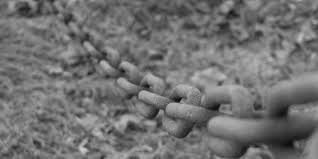
#> input picture Assignment 3/5.jpg, 318 x 159 px
$ python assignment3.py
#> lines starting #> are read from the running program, lines starting #| are printed output that depends on the picture; after the words box and inside, x2 and y2 are one past the last pixel; in counts of white or black regions, pixels touching at a corner belong together; long printed decimals are rounded
import numpy as np
from matplotlib import pyplot as plt
from PIL import Image

img = Image.open("5.jpg")
#> img is the input picture: PIL image 318x159 RGB; min 8, max 208, mean 113.4
img = img.convert('L')
#> img: PIL image 318x159 L

#image_array = np.array(img)
#value, counts = np.unique(image_array, return_counts=True)
#print("from np:", counts)

def CalculateHistogram(img):
    histogram_values = []
    histogram_counts = []
    count = 0

    for pixel in img.getdata():
        if pixel not in histogram_values:
            histogram_values.append(pixel)
    histogram_values.sort()

    for value in histogram_values:
        for i in range(0, img.size[0]): #loop over columns(width)
            for j in range(0, img.size[1]): #loop over rows(height)
                v = img.getpixel((i,j))
                if value == v:
                    count += 1
                else:
                    continue
        histogram_counts.append(count)
        count = 0

    return histogram_counts

def CalculateCumulativeHistogram(histogram_counts):
    cumulative_sum = 0
    cumulative_histogram = []

    for value in histogram_counts:
        cumulative_sum += value
        cumulative_histogram.append(cumulative_sum)

    return cumulative_histogram

def CalculateEqualizedHistogram(cumulative_histogram):
    n = img.size[1]
    m = img.size[0]
    new_values = []
    new = 0

    for value in cumulative_histogram:
        new = abs(round((255 / (n*m)-cumulative_histogram[0]) * (value - cumulative_histogram[0])))
        new_values.append(new)

    return new_values

def CalculateEqualizedImage(img, new_values):
    result = np.empty((img.size[1], img.size[0]), dtype=np.int64)
    #result = img.copy()
    histogram_values = []

    for pixel in img.getdata():
        if pixel not in histogram_values:
            histogram_values.append(pixel)
    histogram_values.sort()

    k = 0
    for value in histogram_values:
        for i in range(0, img.size[0]):
            for j in range(0, img.size[1]):
                v = img.getpixel((i,j))
                if value == v:
                    result[j,i] = new_values[k]
        k += 1

    return result

def SegmentOptimalThresholding(img):
    result = img.copy()
    thresh = 0
    new_thresh = 0
    b_p = []
    f_p = []
    m_f = 0
    k = 0
    if type(img).__module__ == Image.__name__:
        while True:
            if k == 0:
                top_left = img.getpixel((0,0))
                top_right = img.getpixel((img.size[0]-1, 0))
                bottom_left = img.getpixel((0 ,img.size[1]-1))
                bottom_right = img.getpixel((img.size[0]-1, img.size[1]-1))
                m_b = (top_left + bottom_left + top_right + bottom_right) / 4
                for i in range(0, img.size[0]): #loop over columns(width)
                        for j in range(0, img.size[1]): #loop over rows(height)
                            v = img.getpixel((i,j))
                            if v == top_left or v == top_right or v == bottom_left or v == bottom_right:
                                result.putpixel((i,j), 0)
                                continue
                            else:
                                result.putpixel((i,j), 1)
                                f_p.append(v)

                m_f = sum(f_p)/len(f_p)
                thresh = (m_f + m_b)/2
                f_p = []
                k+=1

            else:
                for i in range(0, img.size[0]): #loop over columns(width)
                    for j in range(0, img.size[1]): #loop over rows(height)
                        v = img.getpixel((i,j))
                        if v < thresh:
                            result.putpixel((i,j), 0)
                            b_p.append(v)
                        else:
                            result.putpixel((i,j), 1)
                            f_p.append(v)

                m_b = sum(b_p)/len(b_p)
                m_f = sum(f_p)/len(f_p)
                new_thresh = (m_b + m_f)/2
                if new_thresh == thresh:
                    break
                else:
                    thresh = new_thresh
                    b_p = []
                    f_p = []
                    k+=1
    else:
        while True:
            if k == 0:
                top_left = img[0,0]
                top_right = img[img.shape[0]-1, 0]
                bottom_left = img[0 ,img.shape[1]-1]
                bottom_right = img[img.shape[0]-1, img.shape[1]-1]
                m_b = (top_left + bottom_left + top_right + bottom_right) / 4
                #print(top_left,top_right,bottom_left,bottom_right)
                for i in range(0, img.shape[0]):
                        for j in range(0, img.shape[1]):
                            v = img[i,j]
                            if v == top_left or v == top_right or v == bottom_left or v == bottom_right:
                                result[i,j] = 0
                                continue
                            else:
                                result[i,j] = 1
                                f_p.append(v)
                #print(m_f,m_b)
                #print(len(f_p),len(b_p))
                m_f = sum(f_p)/len(f_p)
                thresh = (m_f + m_b)/2
                f_p = []
                k+=1
            else:
                for i in range(0, img.shape[0]):
                    for j in range(0, img.shape[1]):
                        v = img[i,j]
                        if v < thresh:
                            result[i,j] = 0
                            b_p.append(v)
                        else:
                            result[i,j] = 1
                            f_p.append(v)

                print(m_f,m_b)
                print(len(f_p),len(b_p))
                m_b = sum(b_p)/len(b_p)
                m_f = abs(sum(f_p)/len(f_p))
                new_thresh = (m_b + m_f)/2
                if new_thresh == thresh:
                    break
                else:
                    thresh = new_thresh
                    b_p = []
                    f_p = []
                    k+=1

    return result


segmented_img = SegmentOptimalThresholding(img)
#> the loop in SegmentOptimalThresholding, `while True:` made 7 passes
#> (top_left, top_right, bottom_left, bottom_right, m_b, thresh) on pass 1: (102, 137, 88, 140, 116.8, 115)
#> after the loop in SegmentOptimalThresholding, `while True:`:
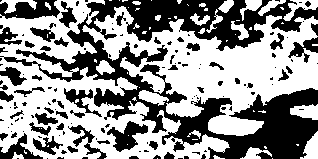
#> result: PIL image 318x159 L; values 0 (black) and 1 (white), 56.9% white; 140 black regions (88 under 20 px), largest, box (x1, y1, x2, y2) and area: (0, 0, 318, 159) 15525, (0, 0, 60, 19) 751, (107, 121, 148, 152) 594
#> after the loop in SegmentOptimalThresholding, `while True:`: k = 6
count = CalculateHistogram(img)
#> the loop in CalculateHistogram, `for pixel in img.getdata():` made 50562 passes
#> pixel on passes 1 to 3: 102, 107, 113
#> after the loop in CalculateHistogram, `for pixel in img.getdata():`: histogram_values = 193 values, max 208 at index 189, min 8 at index 178, mean 106.1
#> the loop in CalculateHistogram, `for value in histogram_values:` made 193 passes
#> value on passes 1 to 3: 8, 11, 12
#> after the loop in CalculateHistogram, `for value in histogram_values:`: histogram_counts = 193 values, max 786 at index 109, min 1 at index 0, mean 262
#> count has the same summary as histogram_counts in CalculateHistogram
cumulative = CalculateCumulativeHistogram(count)
#> the loop in CalculateCumulativeHistogram, `for value in histogram_counts:` made 193 passes
#> (value, cumulative_sum) on passes 4 to 6: (2, 8), (7, 15), (2, 17)
#> after the loop in CalculateCumulativeHistogram, `for value in histogram_counts:`: cumulative_histogram = 193 values from 1 to 50562; cumulative_sum = 50562
#> cumulative = 193 values from 1 to 50562
new_values = CalculateEqualizedHistogram(cumulative)
#> the loop in CalculateEqualizedHistogram, `for value in cumulative_histogram:` made 193 passes
#> (value, new) on passes 2 to 4: (3, 2), (6, 5), (8, 7)
#> after the loop in CalculateEqualizedHistogram, `for value in cumulative_histogram:`: new_values = 193 values from 0 to 50306
#> new_values = 193 values from 0 to 50306
equalized_img = CalculateEqualizedImage(img, new_values)
#> the loop in CalculateEqualizedImage, `for pixel in img.getdata():` made 50562 passes
#> the loop in CalculateEqualizedImage, `for value in histogram_values:` made 193 passes
#> after the loop in CalculateEqualizedImage, `for value in histogram_values:`:
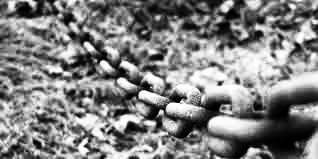
#> result: shape (159, 318) int64; min 0, max 50306, mean 25411.6; drawn with min black and max white
#> after the loop in CalculateEqualizedImage, `for value in histogram_values:`: k = 193

norm = np.linalg.norm(equalized_img)
#> norm = 6583392.3
equalized_img1 = equalized_img/norm
segmented_img1 = SegmentOptimalThresholding(equalized_img1)
#> the loop in SegmentOptimalThresholding (call 2), `while True:` made 4 passes
#> (top_left, top_right, bottom_left, bottom_right, m_b, thresh) on pass 1: (0.00248, 0.00137, 0.00617, 0.00641, 0.00411, 0.00398)
#| 0.003847 0.004111
#> after the loop in SegmentOptimalThresholding (call 2), `while True:`:
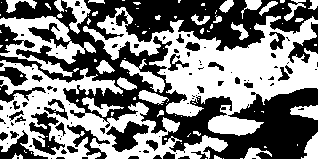
#> result: shape (159, 318) float64; values 0 (black) and 1 (white), 49.8% white; 91 white regions (60 under 20 px), largest, box (x1, y1, x2, y2) and area: (83, 7, 318, 136) 11021, (0, 60, 228, 159) 7958, (0, 16, 96, 77) 2214
#> after the loop in SegmentOptimalThresholding (call 2), `while True:`: k = 3

#original image
plt.subplot(2,2,1)
plt.imshow(img, cmap = 'gray')
plt.title('Original Image')
#segmentation of original image
plt.subplot(2,2,2)
plt.imshow(segmented_img, cmap = 'gray')
plt.title('Segmenting Original Image')
#Equalized image
plt.subplot(2,2,3)
plt.imshow(equalized_img, cmap = 'gray')
plt.title('Equalized Image')
#segmentation of equalized image
plt.subplot(2,2,4)
plt.imshow(segmented_img1, cmap = 'gray')
plt.title('Segmented Equalized Image')
plt.show()
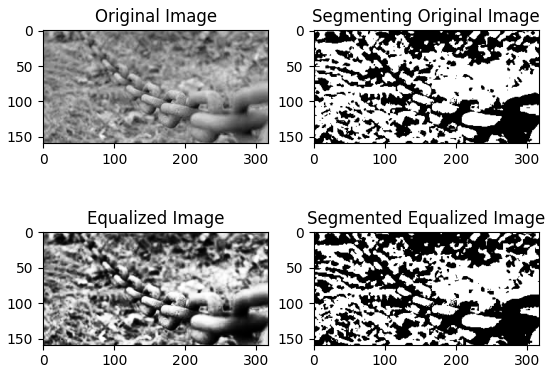
#> figure drawn by matplotlib, 4 panels
